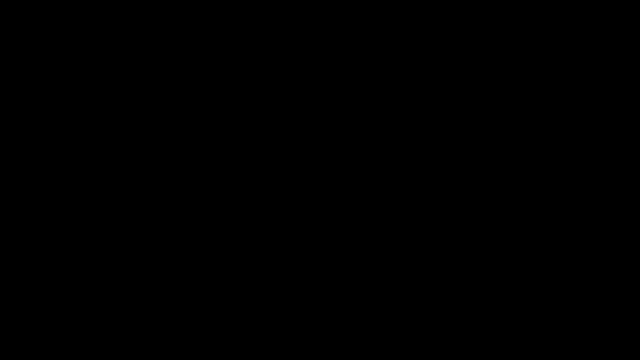
Frame 1 (no input)
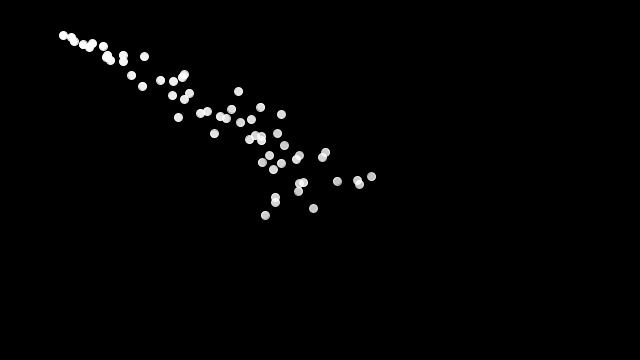
Frame 60 (the mouse pressed at the canvas centre just before this capture)
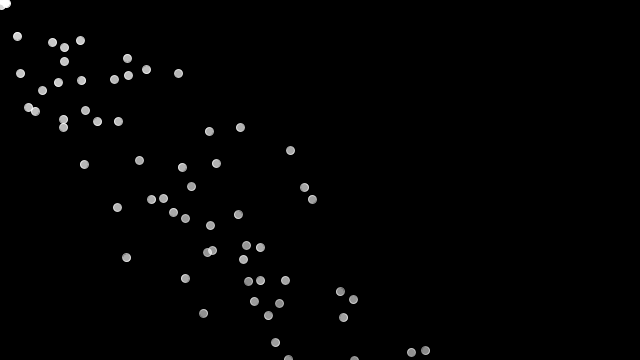
Frame 120 (the mouse held since frame 60 and released just before this capture)

The Processing sketch that drew these frames (run headless with seeded random() and noise(); from frame 60 on, the mouse is pressed at the canvas centre):

// Processing sketch: Vector_Particles
// ── Vector_Particles.pde
ParticleSystem ps;
Mover mover;

void setup() {
  size(640, 360);
  ps = new ParticleSystem(new PVector(width/2, height/2));
  mover = new Mover(); 
}

void draw() {
  background(0);
  //ps.addParticle();
  //ps.run();
  mover.update();
  mover.display(); 
}


// A class to describe a group of Particles
// An ArrayList is used to manage the list of Particles 

class ParticleSystem {
  ArrayList<Particle> particles;
  PVector origin;

  ParticleSystem(PVector position) {
    origin = position.copy();
    particles = new ArrayList<Particle>();
  }

  void addParticle() {
    particles.add(new Particle(origin));
  }

  void run() {
    for (int i = particles.size()-1; i >= 0; i--) {
      Particle p = particles.get(i);
      p.run();
      if (p.isDead()) {
        particles.remove(i);
      }
    }
  }
}


// A simple Particle class

class Particle {
  PVector position;
  PVector velocity;
  PVector acceleration;
  float lifespan;

  Particle(PVector l) {
    acceleration = new PVector(0, 0.05);
    velocity = new PVector(random(-1, 1), random(-2, 0));
    position = l.copy();
    lifespan = 255.0;
  }

  void run() {
    update();
    display();
  }

  // Method to update position
  void update() {
    velocity.add(acceleration);
    position.add(velocity);
    lifespan -= 1.0;
  }

  // Method to display
  void display() {
    stroke(255, lifespan);
    fill(255, lifespan);
    ellipse(position.x, position.y, 8, 8);
  }

  // Is the particle still useful?
  boolean isDead() {
    if (lifespan < 0.0) {
      return true;
    } else {
      return false;
    }
  }
}

class Mover {

  // The Mover tracks location, velocity, and acceleration 
  PVector location;
  PVector velocity;
  PVector acceleration;
  // The Mover's maximum speed
  float topspeed;

  Mover() {
    // Start in the center
    location = new PVector(width/2,height/2);
    velocity = new PVector(0,0);
    topspeed = 7;
  }

  void update() {
    
    // Compute a vector that points from location to mouse
    PVector mouse = new PVector(mouseX,mouseY);
    PVector acceleration = PVector.sub(mouse,location);
    // Set magnitude of acceleration
    acceleration.setMag(0.2);
    
    // Velocity changes according to acceleration
    velocity.add(acceleration);
    // Limit the velocity by topspeed
    velocity.limit(topspeed);
    // Location changes by velocity
    location.add(velocity);
  }

  void display() {
    ps.origin = new PVector(location.x, location.y);
    
    ps.run();
    ps.addParticle();
  }

}
